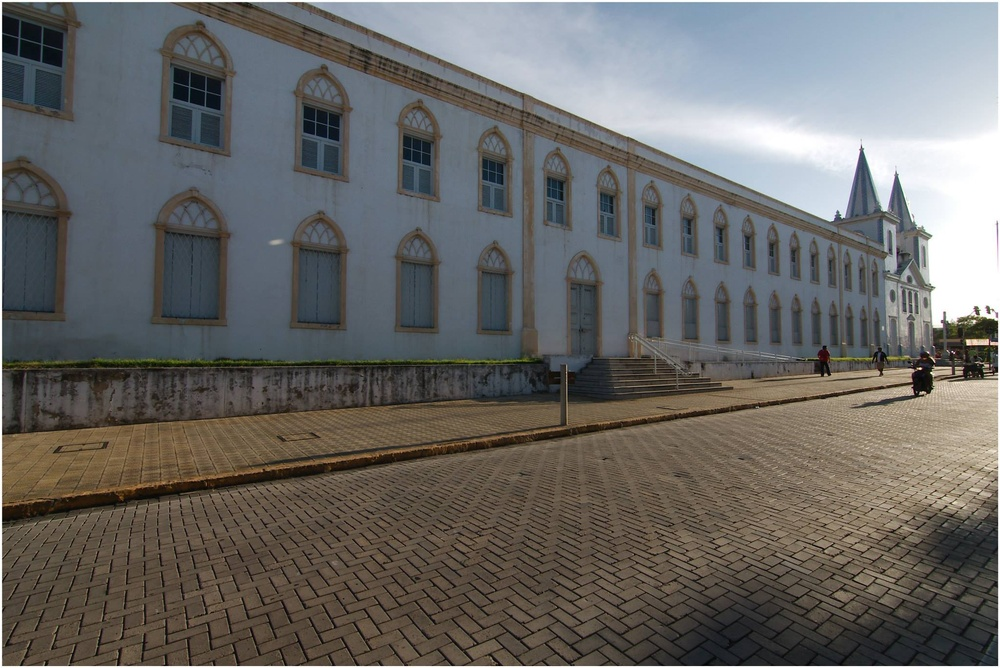
#> input picture Lab_1/fortaleza_ceara_001.jpg, 1000 x 668 px, shrunk from 2048 x 1368 before the run
$ python read_visualise_write_image_basic.py
#> lines starting #> are read from the running program, lines starting #| are printed output that depends on the picture
# import required libraries
import numpy as np
import cv2

# read in image from file
img_in = cv2.imread('fortaleza_ceara_001.jpg', cv2.IMREAD_COLOR) # alternatively, you can use cv2.IMREAD_GRAYSCALE
#> img_in is the input picture: shape (668, 1000, 3); mean B, G, R 100.9, 103.4, 104.7

# create a new window for image visualisation purposes
cv2.namedWindow("input image", cv2.WINDOW_AUTOSIZE)  # alternatively, you can use cv2.WINDOW_NORMAL

# visualise input and output images
cv2.imshow("input image", img_in)

# wait for the user to press a key
key = cv2.waitKey(0)
#> (key Esc is pressed here)

# convert image to grayscale
img_out = cv2.cvtColor(img_in, cv2.COLOR_BGR2GRAY)
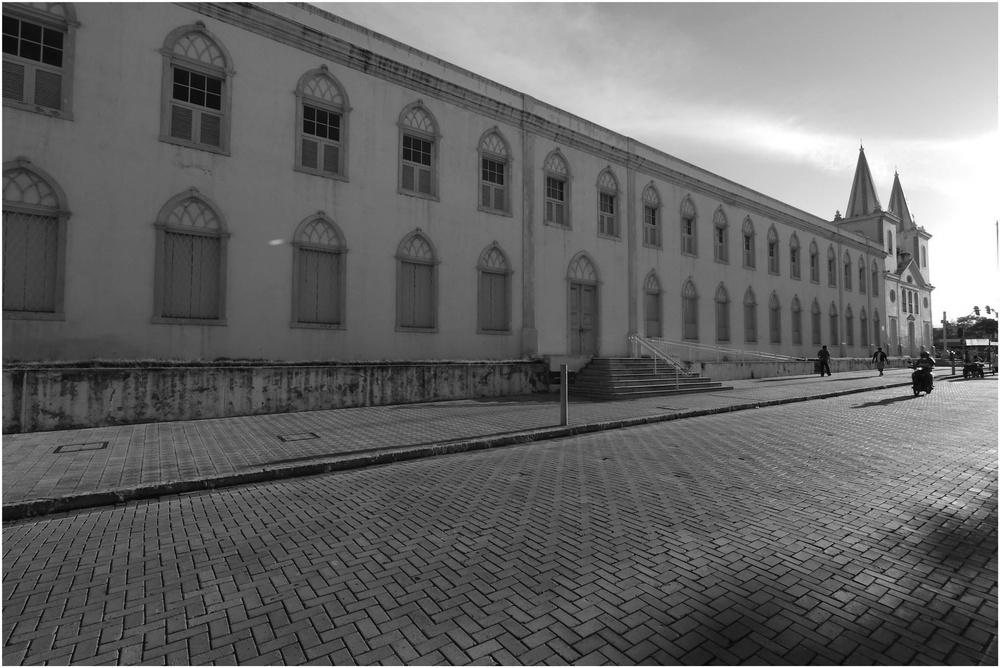
#> img_out: shape (668, 1000); min 1, max 255, mean 103.5

# if user presses 's', the grayscale image is write to an image file
if key == ord("s"):
    cv2.imwrite('grayscale_image.png', img_out)
    print('output image has been saved in current working directory')

# destroy windows to free memory
cv2.destroyAllWindows()
print('...image window has been closed properly - bye!')
exit()
#> (the program exits here)
